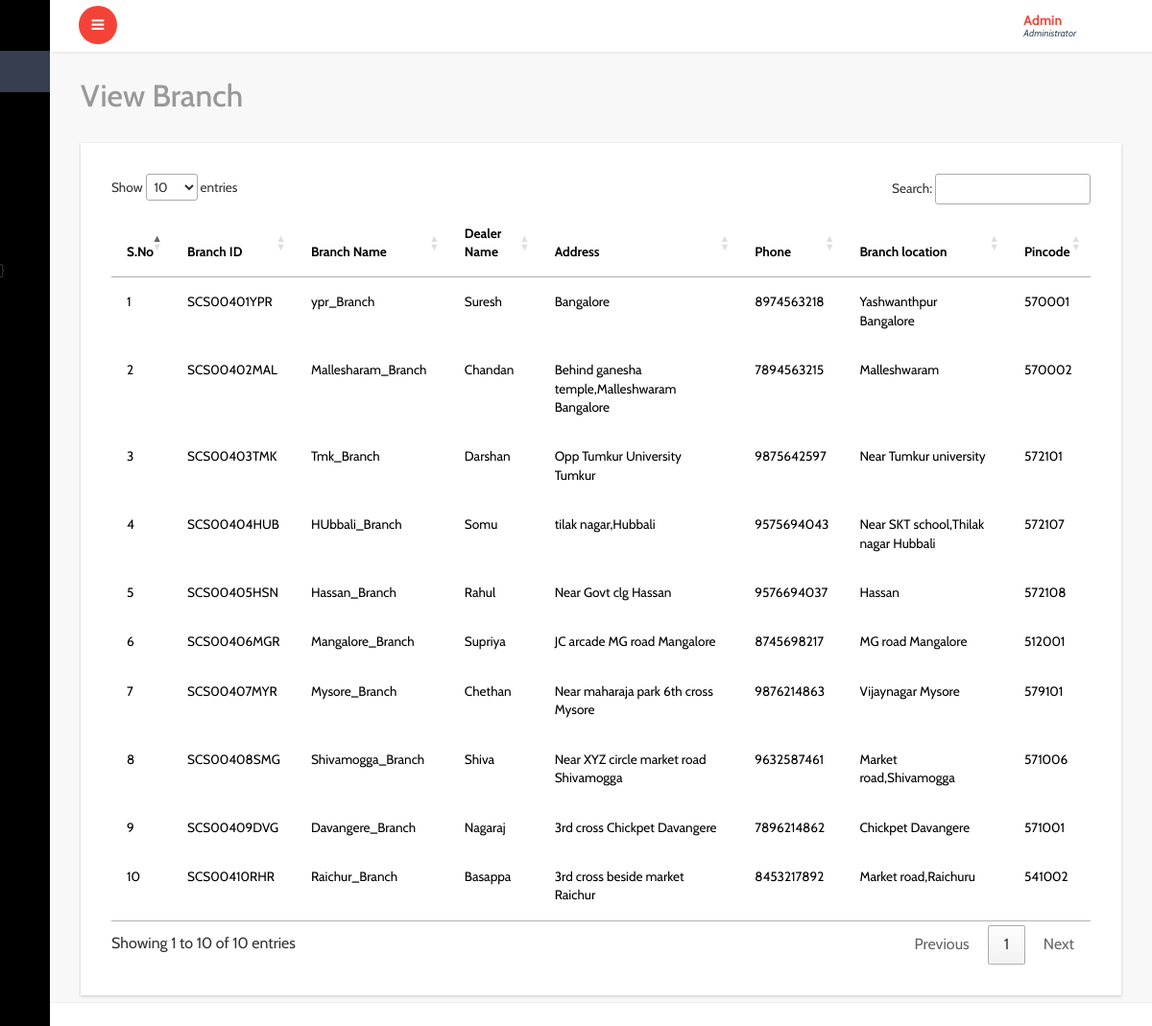
The app's page /admin/view_branchrequest.php (signed in) with its own data.
### tables this page shows
CREATE TABLE `branch` (
  `id` int(11) NOT NULL,
  `dealer_name` text NOT NULL,
  `branchaddress` text NOT NULL,
  `phone` text NOT NULL,
  `branch_location` text NOT NULL,
  `pincode` text NOT NULL,
  `reqid` text NOT NULL,
  `branch_name` text NOT NULL,
  `branch_id` text NOT NULL
);

### admin/view_branchrequest.php (the view, shortened to what this page needs)
<?php
include('header.php');
include('sidebar.php');
include('../connection.php');
?>
<link rel="stylesheet" href="http://cdn.datatables.net/1.10.2/css/jquery.dataTables.min.css"></style>
<div id="page-wrapper">
  <div class="graphs">
    <h3 class="blank1">View Branch</h3>
    <div class="xs tabls">
      <div class="bs-example4" data-example-id="contextual-table">
        <table class="table table-hover" id="example" class="display" width="100%" cellspacing="0">
          <thead>
            <tr>
            <th>S.No</th>
            <th>Branch ID</th>
              <th>Branch Name</th>
              <th>Dealer Name</th>
              <th>Address</th>
              <th>Phone</th>
              <th>Branch location</th>
              <th>Pincode</th>
            </tr>
          </thead>
          <tbody>
          <?php
            $sql="Select * from branch";
            $res=mysqli_query($conn,$sql);
            $i=1;
            while($ros=mysqli_fetch_array($res))
            {
              ?>
          <tr>
            <td><?php echo $i++;?></td>
             <td><?php echo $ros['branch_id'];?></td>
            <td><?php echo $ros['branch_name'];?></td>
            <td><?php echo $ros['dealer_name'];?></td>
            <td><?php echo $ros['branchaddress'];?></td>
            <td><?php echo $ros['phone'];?></td>
            <td><?php echo $ros['branch_location'];?></td>
            <td><?php echo $ros['pincode'];?></td>
          </tr>
          <?php
        }
        ?>
          </tbody>
        </table>
      </div>
    </div>
  </div>
</div>
<?php
include('footer.php');
?>

### records on screen
branch: branch "SCS00401YPR", branch_name "ypr_Branch", dealer_name "Suresh", branchaddress "Bangalore", phone "8974563218", branch_location "Yashwanthpur Bangalore", pincode "570001"
branch: branch "SCS00402MAL", branch_name "Mallesharam_Branch", dealer_name "Chandan", branchaddress "Behind ganesha temple,Malleshwaram Bangalore", phone "7894563215", branch_location "Malleshwaram", pincode "570002"
branch: branch "SCS00403TMK", branch_name "Tmk_Branch", dealer_name "Darshan", branchaddress "Opp Tumkur University Tumkur", phone "9875642597", branch_location "Near Tumkur university", pincode "572101"
branch: branch "SCS00404HUB", branch_name "HUbbali_Branch", dealer_name "Somu", branchaddress "tilak nagar,Hubbali", phone "9575694043", branch_location "Near SKT school,Thilak nagar Hubbali", pincode "572107"
branch: branch "SCS00405HSN", branch_name "Hassan_Branch", dealer_name "Rahul", branchaddress "Near Govt clg Hassan", phone "9576694037", branch_location "Hassan", pincode "572108"
branch: branch "SCS00406MGR", branch_name "Mangalore_Branch", dealer_name "Supriya", branchaddress "JC arcade MG road Mangalore", phone "8745698217", branch_location "MG road Mangalore", pincode "512001"
branch: branch "SCS00407MYR", branch_name "Mysore_Branch", dealer_name "Chethan", branchaddress "Near maharaja park 6th cross Mysore", phone "9876214863", branch_location "Vijaynagar Mysore", pincode "579101"
branch: branch "SCS00408SMG", branch_name "Shivamogga_Branch", dealer_name "Shiva", branchaddress "Near XYZ circle market road Shivamogga", phone "9632587461", branch_location "Market road,Shivamogga", pincode "571006"
branch: branch "SCS00409DVG", branch_name "Davangere_Branch", dealer_name "Nagaraj", branchaddress "3rd cross Chickpet Davangere", phone "7896214862", branch_location "Chickpet Davangere", pincode "571001"
branch: branch "SCS00410RHR", branch_name "Raichur_Branch", dealer_name "Basappa", branchaddress "3rd cross beside market Raichur", phone "8453217892", branch_location "Market road,Raichuru", pincode "541002"
